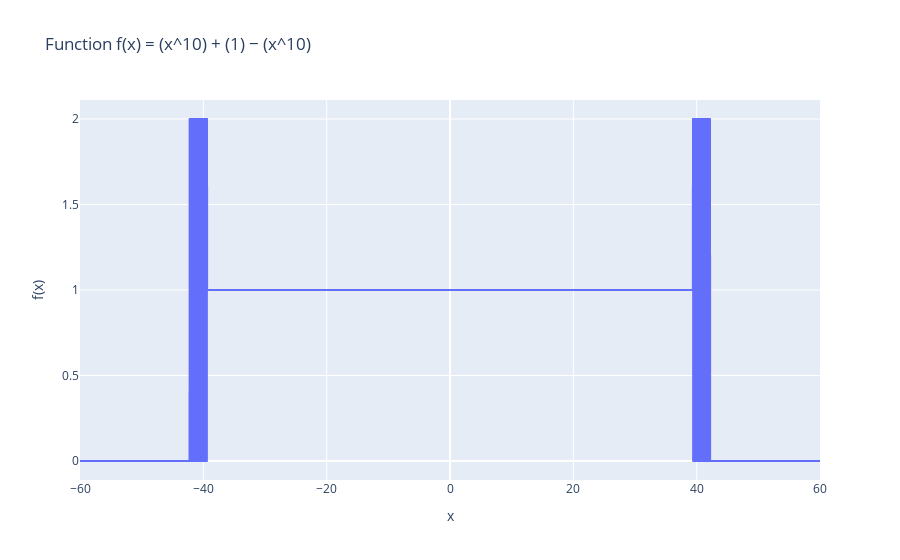

Notebook cell for this chart:
### Code cell
fig = px.line(x=x, y=y, labels={'x': 'x', 'y': 'f(x)'}, title='Function f(x) = (x^10) + (1) − (x^10)')
fig.update_layout(hovermode="x unified")
fig.show()

### Figure 1 — Plotly figure (JSON) as saved in the notebook; plotly's stock layout.template omitted (floating-point values rounded to 4 significant figures; data arrays with more than 128 entries replaced by an {"elided": "..."} marker saying what was removed)
{"data": [{"hovertemplate": "x=%{x}<br>f(x)=%{y}<extra></extra>", "legendgroup": "", "line": {"color": "#636efa", "dash": "solid"}, "marker": {"symbol": "circle"}, "mode": "lines", "name": "", "showlegend": false, "type": "scattergl", "x": {"elided": "5000 float values"}, "xaxis": "x", "y": {"elided": "5000 float values"}, "yaxis": "y"}], "layout": {"hovermode": "x unified", "legend": {"tracegroupgap": 0}, "title": {"text": "Function f(x) = (x^10) + (1) − (x^10)"}, "xaxis": {"anchor": "y", "domain": [0, 1], "title": {"text": "x"}}, "yaxis": {"anchor": "x", "domain": [0, 1], "title": {"text": "f(x)"}}}}
